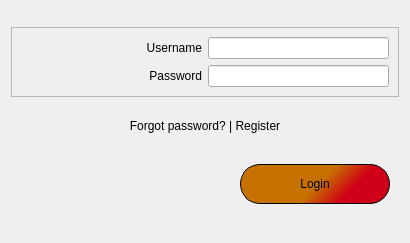
<?xml version="1.0" encoding="UTF-8"?>
<ui version="4.0">
 <class>Login</class>
 <widget class="QDialog" name="Login">
  <property name="geometry">
   <rect>
    <x>0</x>
    <y>0</y>
    <width>410</width>
    <height>243</height>
   </rect>
  </property>
  <property name="windowTitle">
   <string>Login</string>
  </property>
  <layout class="QVBoxLayout" name="verticalLayout_2">
   <item>
    <widget class="QFrame" name="frame_2">
     <property name="sizePolicy">
      <sizepolicy hsizetype="Preferred" vsizetype="Maximum">
       <horstretch>0</horstretch>
       <verstretch>0</verstretch>
      </sizepolicy>
     </property>
     <property name="frameShape">
      <enum>QFrame::StyledPanel</enum>
     </property>
     <property name="frameShadow">
      <enum>QFrame::Raised</enum>
     </property>
     <layout class="QVBoxLayout" name="verticalLayout">
      <item>
       <layout class="QHBoxLayout" name="horizontalLayout">
        <item>
         <widget class="QLabel" name="label_2">
          <property name="sizePolicy">
           <sizepolicy hsizetype="Preferred" vsizetype="Maximum">
            <horstretch>0</horstretch>
            <verstretch>0</verstretch>
           </sizepolicy>
          </property>
          <property name="text">
           <string>Username</string>
          </property>
          <property name="alignment">
           <set>Qt::AlignRight|Qt::AlignTrailing|Qt::AlignVCenter</set>
          </property>
         </widget>
        </item>
        <item>
         <widget class="QLineEdit" name="lineEdit">
          <property name="sizePolicy">
           <sizepolicy hsizetype="Preferred" vsizetype="Maximum">
            <horstretch>0</horstretch>
            <verstretch>0</verstretch>
           </sizepolicy>
          </property>
         </widget>
        </item>
       </layout>
      </item>
      <item>
       <layout class="QHBoxLayout" name="horizontalLayout_2">
        <item>
         <widget class="QLabel" name="label_username">
          <property name="sizePolicy">
           <sizepolicy hsizetype="Preferred" vsizetype="Maximum">
            <horstretch>0</horstretch>
            <verstretch>0</verstretch>
           </sizepolicy>
          </property>
          <property name="text">
           <string>Password</string>
          </property>
          <property name="alignment">
           <set>Qt::AlignRight|Qt::AlignTrailing|Qt::AlignVCenter</set>
          </property>
         </widget>
        </item>
        <item>
         <widget class="QLineEdit" name="lineEdit_password">
          <property name="sizePolicy">
           <sizepolicy hsizetype="Preferred" vsizetype="Maximum">
            <horstretch>0</horstretch>
            <verstretch>0</verstretch>
           </sizepolicy>
          </property>
          <property name="echoMode">
           <enum>QLineEdit::Password</enum>
          </property>
         </widget>
        </item>
       </layout>
      </item>
     </layout>
    </widget>
   </item>
   <item>
    <widget class="QLabel" name="label_4">
     <property name="sizePolicy">
      <sizepolicy hsizetype="Preferred" vsizetype="Maximum">
       <horstretch>0</horstretch>
       <verstretch>0</verstretch>
      </sizepolicy>
     </property>
     <property name="text">
      <string>Forgot password? | Register</string>
     </property>
     <property name="alignment">
      <set>Qt::AlignCenter</set>
     </property>
    </widget>
   </item>
   <item>
    <widget class="QFrame" name="frame">
     <property name="sizePolicy">
      <sizepolicy hsizetype="Preferred" vsizetype="Maximum">
       <horstretch>0</horstretch>
       <verstretch>0</verstretch>
      </sizepolicy>
     </property>
     <property name="styleSheet">
      <string notr="true">border: 0;</string>
     </property>
     <property name="frameShape">
      <enum>QFrame::StyledPanel</enum>
     </property>
     <property name="frameShadow">
      <enum>QFrame::Raised</enum>
     </property>
     <property name="lineWidth">
      <number>0</number>
     </property>
     <layout class="QHBoxLayout" name="horizontalLayout_3">
      <item>
       <spacer name="horizontalSpacer">
        <property name="orientation">
         <enum>Qt::Horizontal</enum>
        </property>
        <property name="sizeHint" stdset="0">
         <size>
          <width>0</width>
          <height>0</height>
         </size>
        </property>
       </spacer>
      </item>
      <item>
       <widget class="QPushButton" name="pushButton">
        <property name="sizePolicy">
         <sizepolicy hsizetype="Preferred" vsizetype="Preferred">
          <horstretch>0</horstretch>
          <verstretch>0</verstretch>
         </sizepolicy>
        </property>
        <property name="minimumSize">
         <size>
          <width>150</width>
          <height>40</height>
         </size>
        </property>
        <property name="maximumSize">
         <size>
          <width>130</width>
          <height>40</height>
         </size>
        </property>
        <property name="cursor">
         <cursorShape>OpenHandCursor</cursorShape>
        </property>
        <property name="styleSheet">
         <string notr="true">background-color: qlineargradient(spread:pad, x1:0.433429, y1:0.852, x2:1, y2:1, stop:0 rgba(198, 112, 0, 255), stop:0.428571 rgba(208, 0, 24, 255));
border: 1px solid;
border-radius: 20px;</string>
        </property>
        <property name="text">
         <string>Login</string>
        </property>
       </widget>
      </item>
     </layout>
    </widget>
   </item>
  </layout>
 </widget>
 <resources/>
 <connections/>
</ui>
